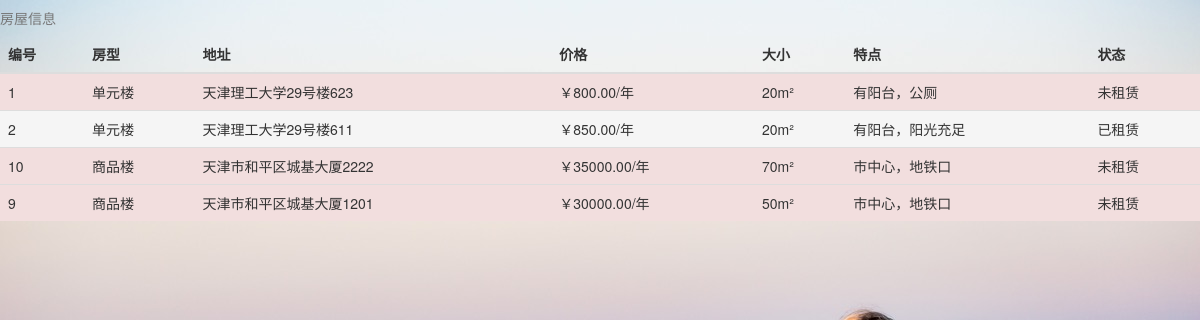
The page /renthouse/showHouse.php (signed in) on the database its author committed.
### tables this page shows
CREATE TABLE IF NOT EXISTS `house` (
  `ID` int(11) NOT NULL AUTO_INCREMENT,
  `Pattern` varchar(20) NOT NULL,
  `Address` varchar(100) NOT NULL,
  `Price` decimal(10,2) NOT NULL,
  `Size` int(11) NOT NULL,
  `Features` varchar(50) DEFAULT NULL,
  `ownerTel` varchar(15) NOT NULL,
  `status` int(11) NOT NULL DEFAULT '0',
  PRIMARY KEY (`ID`),
  KEY `host_house` (`ownerTel`)
);

### renthouse/showHouse.php (the view, shortened to what this page needs)
<!DOCTYPE html>
<html lang="en">
<head>
    <link rel="stylesheet" href="lib/bootstrap/css/bootstrap.min.css">
    <link rel="stylesheet" href="lib/bootstrap/css/style.css">
    <link rel="stylesheet" href="https://cdn.staticfile.org/twitter-bootstrap/3.3.7/css/bootstrap.min.css">
</head>
<body style="background-image: url('img/3.jpg');">
<?php
$dbhost = 'localhost:3306';
$dbuser = 'root';
$dbpass = '';
$dbname = 'renthouse';
$conn = mysqli_connect($dbhost, $dbuser, $dbpass,$dbname);
$owner=$_SESSION['account'];
$sql="select ID,Pattern,Address,Price,Size,Features,status from house where ownerTel='$owner'";
mysqli_query($conn,'set names utf8');
$result=mysqli_query($conn,$sql);
$row = mysqli_fetch_assoc($result);
?>
<table class="table">
  <caption>房屋信息</caption>
  <thead>
    <tr>
      <th>编号</th>
      <th>房型</th>
      <th>地址</th>
      <th>价格</th>
      <th>大小</th>
      <th>特点</th>
      <th>状态</th>
    </tr>
  </thead>
  <tbody>
<?php
$i=0;
$n=mysqli_num_rows($result);
for(;$i<$n;$i++){
    if($row['status']==0){
        $signal="danger";
        $sta="未租赁";
    }
    else {
        $signal="active";
        $sta="已租赁";
    }
echo "<tr class='".$signal."'>
      <td>".$row['ID']."</td>
      <td>".$row['Pattern']."</td>
      <td>".$row['Address']."</td>
      <td>￥".$row['Price']."/年</td>
      <td>".$row['Size']."m²</td>
      <td>".$row['Features']."</td>
      <td>".$sta."</td>
  </tr>";
  $row = mysqli_fetch_assoc($result);
}
?>
  </tbody>
</table>
</body>
</html>

### rows shown on the page
house: ID "1", Pattern "单元楼", Address "天津理工大学29号楼623", Price "800.00", Size "20", Features "有阳台，公厕", status "未租赁"
house: ID "2", Pattern "单元楼", Address "天津理工大学29号楼611", Price "850.00", Size "20", Features "有阳台，阳光充足", status "已租赁"
house: ID "10", Pattern "商品楼", Address "天津市和平区城基大厦2222", Price "35000.00", Size "70", Features "市中心，地铁口", status "未租赁"
house: ID "9", Pattern "商品楼", Address "天津市和平区城基大厦1201", Price "30000.00", Size "50", Features "市中心，地铁口", status "未租赁"
